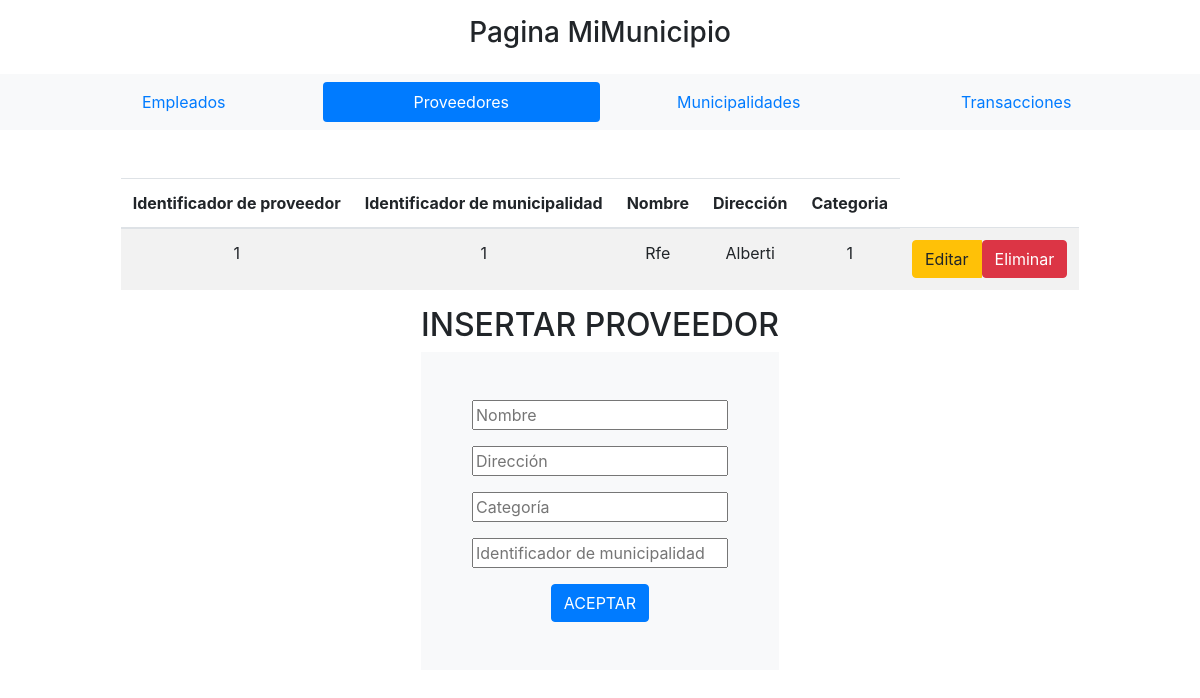
The page /Projecto_POO/index.php?pagina=proveedores on the database as committed earlier.
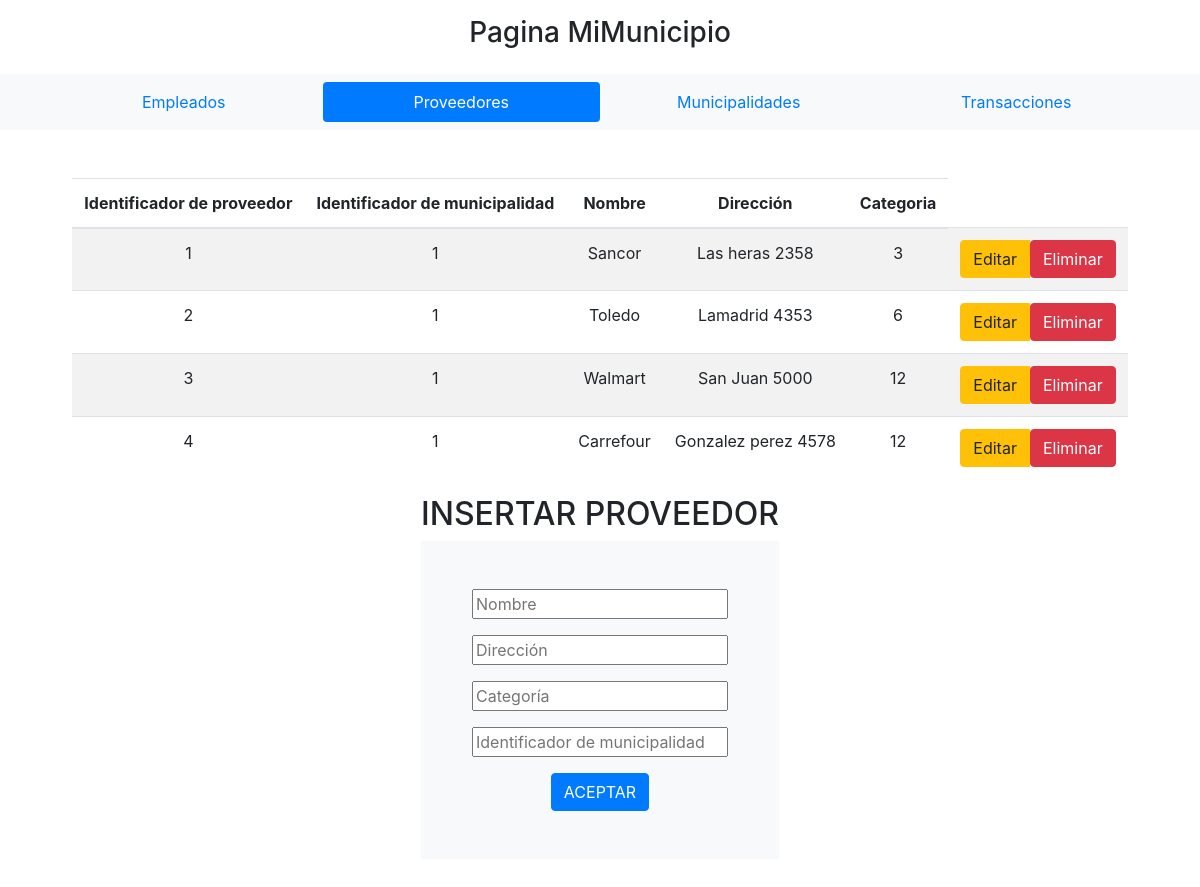
The same page on the database as committed later.
### tables this page shows
CREATE TABLE `proveedores` (
  `id_proveedor` int(11) NOT NULL,
  `id_municipalidad` int(11) NOT NULL,
  `nombre` varchar(100) DEFAULT NULL,
  `direccion` varchar(100) DEFAULT NULL,
  `categoria` smallint(6) DEFAULT NULL
);

### Projecto_POO/Controladores/plantilla.controlador.php (called while the page is built)
<?php
Class ControladorPlantilla{
	public function ctrTraerPlantilla(){
		include "vistas/plantilla.php";
	}
}

### Projecto_POO/index.php (called while the page is built)
<?php
require_once "controladores/plantilla.controlador.php";
require_once "controladores/formularios.controlador.php";
require_once "modelos/formularios.modelo.php";
$plantilla = new ControladorPlantilla();
$plantilla -> ctrTraerPlantilla();

### Projecto_POO/Modelos/conexion.php (called while the page is built)
<?php
class Conexion{
	static public function connect(){
		$conn = new PDO("mysql:host=localhost;dbname=proyecto_muni",
			            "root",
						"");
		$conn->setAttribute( PDO::ATTR_ERRMODE, PDO::ERRMODE_EXCEPTION );
		$conn->exec("set names utf8");
		return $conn;
	}
}

### Projecto_POO/Modelos/formularios.modelo.php (called while the page is built, shortened)
<?php
require_once "conexion.php";
class ModeloFormularios{
    static public function mdlSelect($tabla,$item,$valor){
        if($item == null & $valor == null){
            $stmt = Conexion::connect()->prepare("SELECT * FROM $tabla");
            $stmt->execute();
            return $stmt->fetchAll();
        }
        else{
        $stmt = Conexion::connect() ->prepare("SELECT * FROM $tabla WHERE $item = :$item ORDER BY $item DESC");
        $stmt -> bindParam(":".$item,$valor,PDO::PARAM_STR);
        $stmt ->execute();
        return $stmt->fetch();
        $stmt = null;
        }
    }
}
?>

### Projecto_POO/Controladores/formularios.controlador.php (called while the page is built, shortened)
<?php
class ControladorFormularios{
    static public function ctrlSelect($tabla,$item,$valor){
        $result_prove = ModeloFormularios::mdlSelect($tabla,$item,$valor);
        return $result_prove;
    }
}
?>

### Projecto_POO/Vistas/paginas/proveedores.php (the view, shortened to what this page needs)
<div class="row d-flex justify-content-center text-center">
<?php
$proveedores = ControladorFormularios::ctrlSelect("proveedores",null,null);
?>
<div class="column">
<table class="table table-striped">
    <thead>
        <tr>
            <th>Identificador de proveedor</th>
            <th>Identificador de municipalidad</th>
            <th>Nombre</th>
            <th>Dirección</th>
            <th>Categoria</th>
        </tr>
    </thead>
    <tbody>
    <?php foreach($proveedores as $key => $value):?>
        <tr>
            <td><?php echo $value["id_proveedor"];?></td>
            <td><?php echo $value["id_municipalidad"];?></td>
            <td><?php echo $value["nombre"];?></td>
            <td><?php echo $value["direccion"];?></td>
            <td><?php echo $value["categoria"];?></td>
            <td>
                <div class="btn-group">
                    <a href="index.php?pagina=editarProveedores&id_proveedor=<?php echo $value["id_proveedor"];?>" class="btn btn-warning">Editar</a>
                    <form method="POST">
                        <button type="submit" class="btn btn-danger">Eliminar</button>
                    </form>
                </div>
            </td>
        </tr>
    <?php endforeach ?>
    </tbody>
</table>
</div>
<div class="column">
	<h2>INSERTAR PROVEEDOR</h2>
<form class="p-5 bg-light" method="post">
		<div class="form-group">
			<input type="text" name="nombre" placeholder="Nombre">
		</div>
		<div class="form-group">
			<input type="text" name="direccion" placeholder="Dirección";>
		</div>
		<div class="form-group">
			<input type="text" name="categoria" placeholder="Categoría">
		</div>
		<div class="form-group">
			<input type="text" name="id_municipalidad" placeholder="Identificador de municipalidad">
		</div>
		<button type="submit" name="submit" class="btn btn-primary">ACEPTAR</button>
	</form>
	</div>
</div>

Rows that differ between the two databases and show on the page:
changed proveedores: nombre "Rfe" → "Sancor"; direccion "Alberti" → "Las heras 2358"; categoria "1" → "3"
added proveedores: id_proveedor "2", id_municipalidad "1", nombre "Toledo", direccion "Lamadrid 4353", categoria "6"
added proveedores: id_proveedor "3", id_municipalidad "1", nombre "Walmart", direccion "San Juan 5000", categoria "12"
added proveedores: id_proveedor "4", id_municipalidad "1", nombre "Carrefour", direccion "Gonzalez perez 4578", categoria "12"
